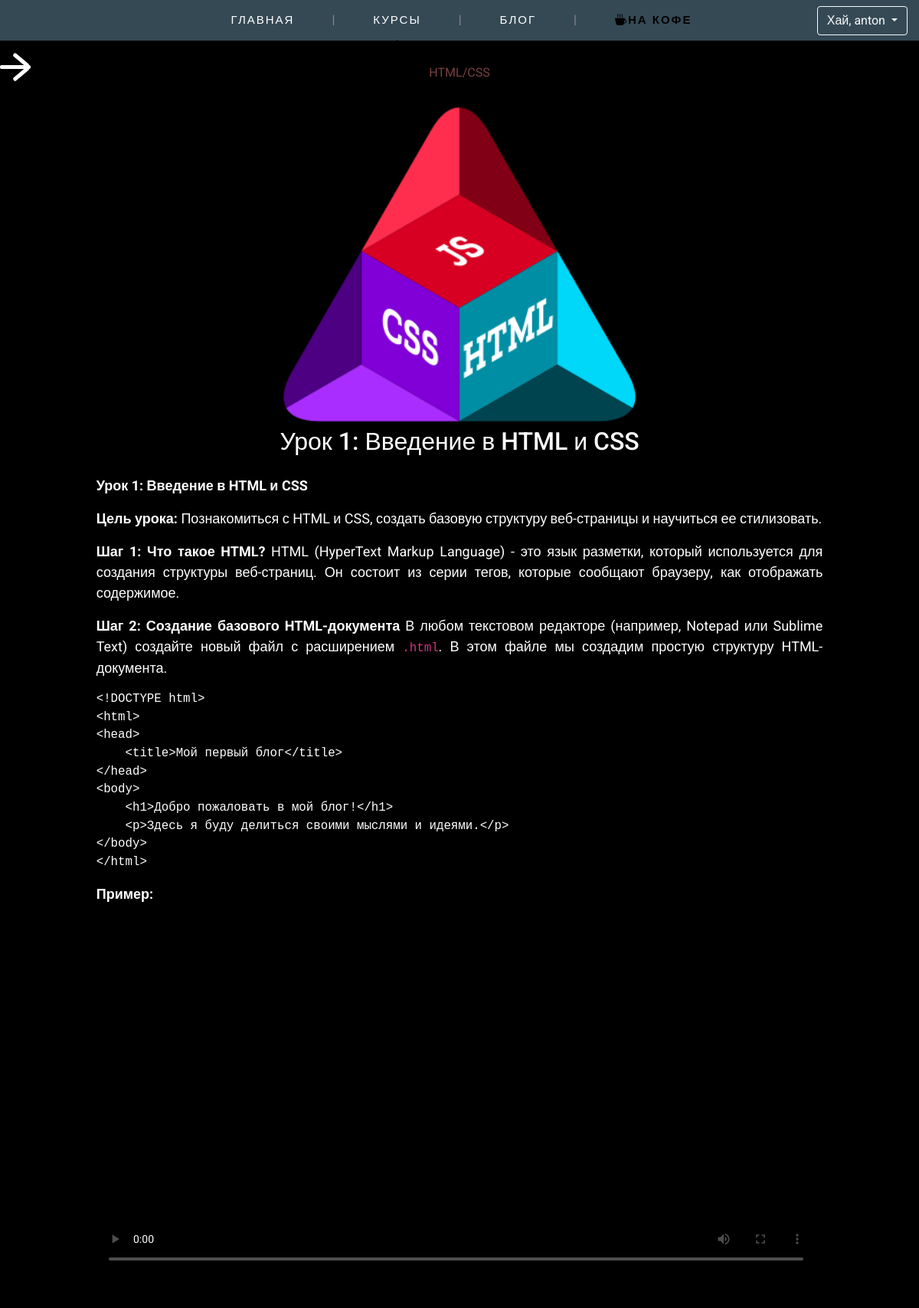
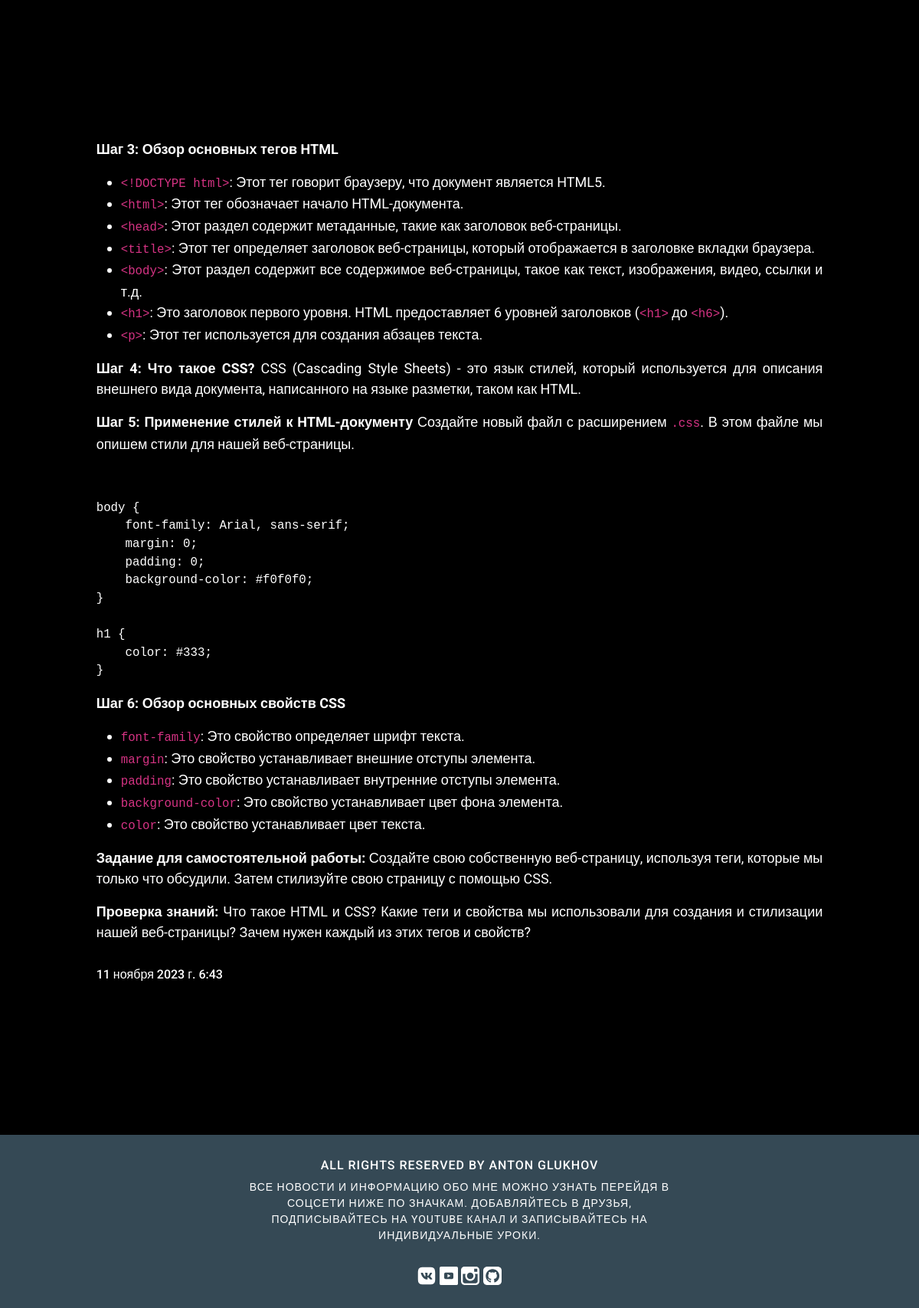
Screenshot of /course/urok-1-vvedenie-v-html-i-css/ (signed in) with the database file from the repository (2 pictures, top to bottom).
### courses/models.py (models this page shows, shortened)
class Category(models.Model):
    img = models.ImageField(blank=True)
    name = models.CharField(max_length=10, db_index=True, verbose_name='Какой курс')
    slug = models.SlugField(max_length=255, unique=True, db_index=True, verbose_name="URL")
    class Meta:
        verbose_name = 'Категория'
        verbose_name_plural = 'Категории'
        ordering = ['id']

class Course(models.Model):
    cat = models.ForeignKey(Category, on_delete=models.CASCADE, verbose_name='Курс', null=True)
    title = models.CharField(max_length=250, verbose_name='Тема')
    slug = models.SlugField(max_length=255, unique=True, db_index=True, verbose_name="URL")
    desc = RichTextUploadingField(verbose_name='Описание')
    img = models.ImageField(blank=True)
    created = models.DateTimeField(null=True, auto_now_add=True, verbose_name='Дата')
    def get_absolute_url(self):
        return reverse('post', kwargs={'post_slug': self.slug})
    class Meta:
        verbose_name = 'Курс'
        verbose_name_plural = 'Курсы'
        ordering = ['id']

### courses/views.py (the view)
# urls.py: path('course/<slug:post_slug>/', views.show_course, name='post'),
def show_course(request, post_slug):
    post = get_object_or_404(Course, slug=post_slug)
    context = {
        'post': post,
        'cat_selected': post.cat_id,
        }
    return render(request, 'base/courses.html', context=context)

### courses/templatetags/courses_tags.py (called while the page is built)
@register.simple_tag()
def get_categories():
    return Category.objects.all()

@register.simple_tag()
def get_show_category(cat_id=0):
    return Course.objects.filter(cat_id=cat_id)

### base/templates/base/courses.html (shortened to what this page needs)
{% extends 'base/main.html' %}
{% load static %}
{% load courses_tags %}
{% block content %}
<div style="background: black">
    <div class="navigation-courses" style="margin-top: 58px">
        {% get_categories as categories %}
        <ul class="menu-main">
            {% for c in categories %}
            {% if c.pk == cat_selected %}
            <li>{{ c.name }}</li>
            {% else %}
            <li><a href="{{ c.get_absolute_url }}">{{ c.name }}</a></li>
            {% endif %}
            {% endfor %}
        </ul>
    </div>
    <div>
        {% get_show_category cat_id=cat_selected as posts_preview %}
        {% if posts_preview %}
        <div class="header-side">
            <label class="menu-side-icon" for="menu-side-btn"><span class="nav-side-icon"></span></label>
        </div>
        {% endif %}
        <div class="container" style="background: black">
            <div class="container-courses mb-5">
                <div class="main-course">
                    <div class="img-course">
                        {% if post.img %}
                        <img src="{{ post.img.url }}" alt="image {{ post.title }}">
                        {% endif %}
                        <h2>{{ post.title }}</h2>
                    </div>
                    <div class="description-course">
                        <p> {{ post.desc|safe }} </p>
                        <h6>{{ post.created }}</h6>
                    </div>
                    <section class="cards">
                    </section>
                </div>
            </div>
        </div>
    </div>
</div>
{% endblock %}

### base/templates/base/navbar.html (shortened to what this page needs)
<header class="navigation-bar header">
    <ul class="menu">
        <li>
            <a  href="{% url 'home' %}">ГЛАВНАЯ</a>
        </li>
        <li>
            <a  href="{% url 'all_courses' %}">КУРСЫ</a>
        </li>
        <li>
            <a  href="{% url 'blog' %}">БЛОГ</a>
        </li>
        <li>
            <a style="color: black; font-weight: bold"
               href="{% url 'donation' %}"><i class="bi bi-cup-hot-fill"></i>на кофе</a>
        </li>
        {% if request.user.is_authenticated %}
        <li class="sign-in">
            <div class="btn-group align-center" role="group" style="position: initial">
                <button id="btnGroupDrop1" type="button" class="btn btn-outline-light dropdown-toggle mt-2 mb-2" data-bs-toggle="dropdown" aria-expanded="false">
                  Хай, {{ user }}
                </button>
            </div>
        </li>
        {% endif %}
    </ul>
</header>

### static/styles/main.css (style rules this page uses)
:root { --text-color: hsla(210, 50%, 85%, 1); --shadow-color: hsla(210, 40%, 52%, .4); --btn-color: hsl(202, 23%, 27%); --bg-color: #322942; --bg-color-2: #E5E5E5; --bg-color-3: white; --main-section-color: #354955; --hero-color: #1F2428; --white-color: white; --skill-color: #C4E7F2; --button-red-color: #cb3939; --hover-course-color: #c1ccee; }
body { background-color: var(--bg-color-2); display: flex; flex-direction: column; height: 100%; overflow-x: hidden; font-family: 'Roboto', sans-serif; }
.container-courses { display: flex; align-items: center; justify-content: space-between; flex-direction: column; flex-grow: inherit; }
.cards { display: flex; flex-wrap: wrap; justify-content: space-around; padding: 4em; }

### static/styles/menu.css (style rules this page uses)
.header { background-color: #354955; display: flex; justify-content: center; align-items: center; position: fixed; top: 0; left: 0; width: 100%; transition: all 500ms ease-in-out; box-shadow: 1px 1px 4px 0 rgba(0, 0, 0, .1); z-index: 999999; }
.header ul { margin: 0; padding: 0; list-style: none; overflow: hidden; }
.menu { list-style: none; margin: 40px 0 5px; padding: 25px 0 5px; text-align: center; }
.menu li:nth-last-child(-n+2):after { content: none; }
.menu li:after { content: "|"; color: rgba(161, 161, 161, 0.77); display: inline-block; vertical-align: center; }
.menu a { text-decoration: none; font-family: 'Rubik', sans-serif; letter-spacing: 2px; position: relative; padding-bottom: 20px; margin: 0 15px 0 20px; font-size: 15px; text-transform: uppercase; display: inline-block; transition: color .2s; }
.menu a, .menu a:visited { color: #ffffff; }
.menu a:before, .menu a:after { content: ""; position: absolute; height: 5px; top: auto; right: 50%; bottom: -4px; left: 50%; background: black; transition: .8s; }
.header .menu { clear: both; max-height: 0; transition: max-height 650ms ease-in-out; }
@media (min-width: 990px) { .header li { float: left; } }
@media (min-width: 990px) { .header li a { padding: 15px 30px; } }
@media (min-width: 990px) { .header .menu { display: flex; justify-content: center; width: 100%; clear: none; float: right; max-height: none; } }
@media (min-width: 990px) { .sign-in { position: absolute; right: 15px; } }
.menu-main { list-style: none; margin: 40px 0 5px; padding: 25px 0 5px; text-align: center; background: #000000; }
.menu-main li { display: inline-block; color: #7a4040; }
.menu-main li:last-child:after { content: none; }
.header-side { background: black; display: flex; justify-content: center; position: fixed; top: 0; left: -40px; transition: all 500ms ease-in-out; }
.header-side .menu-side-icon { cursor: pointer; float: right; padding: 0 0; top: 85px; left: 40px; position: relative; user-select: none; }
.header-side .menu-side-icon .nav-side-icon { background: #FFFFFF; display: block; height: 5px; width: 40px; position: relative; transition: background .20s ease-out; border-radius: 2px; }
.header-side .menu-side-icon .nav-side-icon:before, .header-side .menu-side-icon .nav-side-icon:after { background: #ffffff; content: ''; display: block; height: 5px; width: 25px; position: absolute; border-radius: 2px; transition: transform 1000ms cubic-bezier(0.23, 1, 0.32, 1); }
.header-side .menu-side-icon .nav-side-icon:before { transform: rotate(-40deg); }
.header-side .menu-side-icon .nav-side-icon:after { transform: rotate(40deg); }
.header-side .menu-side-icon .nav-side-icon:before { top: 9px; left: 15px; }
.header-side .menu-side-icon .nav-side-icon:after { top: -9px; left: 15px; }

### static/styles/course.css (style rules this page uses)
.main-course { display: flex; color: white; overflow: hidden; max-width: 100%; font-size: large; justify-content: center; flex-direction: column; align-items: center; }
.img-course { text-align: center; width: 85%; }
.img-course img { width: 50%; }
.description-course { width: 85%; display: flex; flex-direction: column; overflow: hidden; text-align: justify; }

### rows the page displays
Category: name "HTML/CSS"
Course: img (picture), title "Урок 1: Введение в HTML и CSS", desc "Урок 1: Введение в HTML и CSS Цель урока: Познакомиться с HTML и CSS, создать базовую структуру веб-страницы и научиться ее стилизовать. Шаг 1: Что такое HTML? HTML (HyperText Markup Language) - это язык разметки, который используется для создания структуры веб-страниц. Он состоит из серии тегов, которые сообщают браузеру, как отображать содержимое. Шаг 2: Создание базового HTML-документа В любом текстовом редакторе (например, Notepad или Sublime Text) создайте новый файл с расширением .html . В этом файле мы создадим простую структуру HTML-документа. <!DOCTYPE html> <html> <head> <title>Мой первый блог</title> </head> <body> <h1>Добро пожаловать в мой блог!</h1> <p>Здесь я буду делиться…", created "11 ноября 2023 г. 6:43"

### other values shown
{{ user }} "anton"
